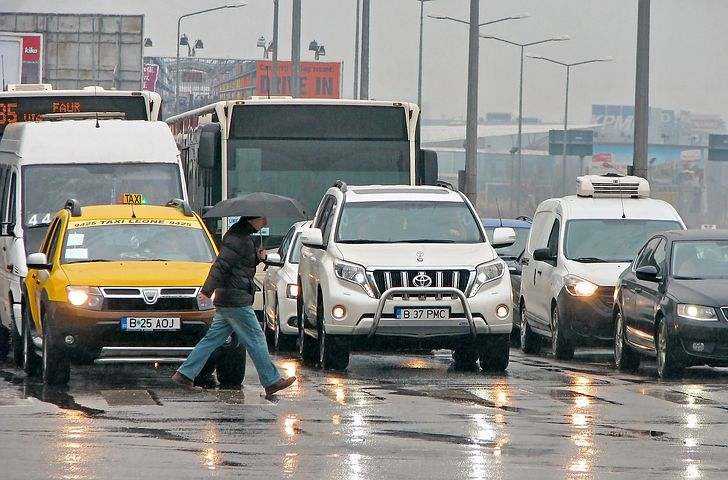
#> input picture Applied-Projects/Image-Filtering-Kernels/cars.jpg, 728 x 480 px, found by its file name
$ python image_filtering_box_vs_disk.py
#> lines starting #> are read from the running program, lines starting #| are printed output that depends on the picture; long printed decimals are rounded
#!/usr/bin/env python
# coding: utf-8

# # Image Filtering: Disk Kernel
# Dai'zjon Carney
# Implemented a disk_kernel() function based on the box_kernel() and circular_mask() functions. Modified show_imghist() to allow control over (vmin,vmax) range. Applied box_kernel() and disk_kernel() to cars.jpg.
#
#
# SUMMARY: The box kernel blurs more.Tthey look similar but the box is harder to distinguish. for the Iblur- I the box kernel is easier to see than the disc kernel. This makes sense as you would expect the difference to give an oppisite result.
#

# In[1]:


get_ipython().run_line_magic('matplotlib', 'inline')
import numpy as np

import matplotlib.image as img
import matplotlib.pyplot as plt

from skimage import io
from scipy.ndimage import convolve
from skimage.util import img_as_float32 as img_as_float


# In[2]:


def print_imginfo(I):
    print(type(I))
    print(I.shape, I.dtype)
    print('Data range:', np.min(I), 'to', np.max(I))


# In[3]:


def show_imghist(I, x=0.0, y=1.0):
    fig, ax = plt.subplots(1, 2, figsize=(10,3))

    ax[0].imshow(I, cmap='gray', vmin=x, vmax=y)
    ax[0].set_axis_off()

    ax[1].hist(I.ravel(), lw=0, bins=256);
    ax[1].set_xlim(0.0,1.0)
    ax[1].set_yticks([])


# In[4]:


# Read cars image, convert to float32
# Run print_imginfo() and show_imghist()
I1 = io.imread("../cars.jpg", as_gray=True)
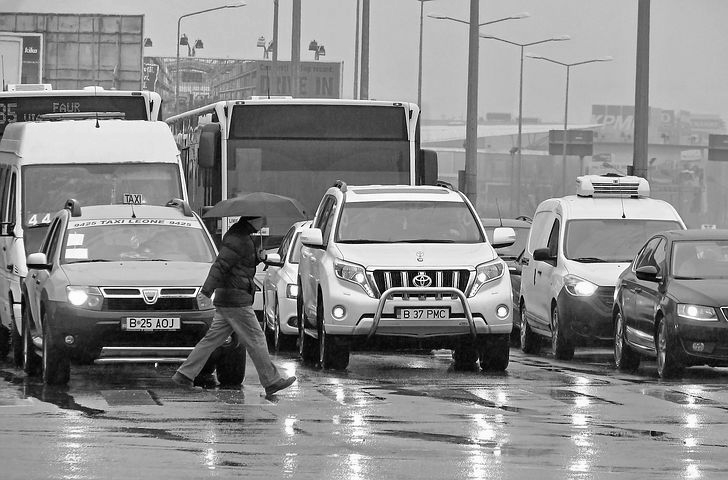
#> I1: shape (480, 728) float64; min 0, max 1, mean 0.546
I1 = img_as_float(I1)
print_imginfo(I1)
#| <class 'numpy.ndarray'>
#| (480, 728) float32
#| Data range: 0.0 to 1.0
show_imghist(I1)


# In[5]:


def box_kernel(N):
    # All coefficients equal 1 for NxN array
    # Normalize kernel by dividing sum of coefficients of array
    h = np.ones((N, N))
    h /= h.sum()
    return h


def disk_kernel(N):
    # Center coefficient equals 1
    # Off-center coefficients equal inverse distance to center
    # Normalize kernel
    n = int((N - 1) / 2)
    x, y = np.ogrid[-n:n+1, -n:n+1]
    disk = x**2 + y**2 <= n**2
    dist = np.sqrt(x**2 + y**2)
    dist[dist == 0] = 1
    h = 1 / dist
    h[~disk] = 0
    return h / np.sum(h)


# In[6]:


# Apply box_kernel(N) and disk_kernel(N) to loaded image using scipy.ndimage.convolve().
# Ultimately, use N=15 but try smaller and larger values as well to see effects thereof.
# Run print_imginfo() and show_imghist() on blurred image, say Iblur. Repeat for difference
# wrt original image, i.e., Iblur-I. Use appropriate (vmin,max) values.

#summary the box kernel blurs more. they look similar but the box is harder to distinguish. for the Iblur- I
#the box kernel is easier to see than the disc kernel. This makes sense as you would expect the difference to give
#an oppisite result

h1 = box_kernel(15)
Iblur_box = convolve(I1, h1)
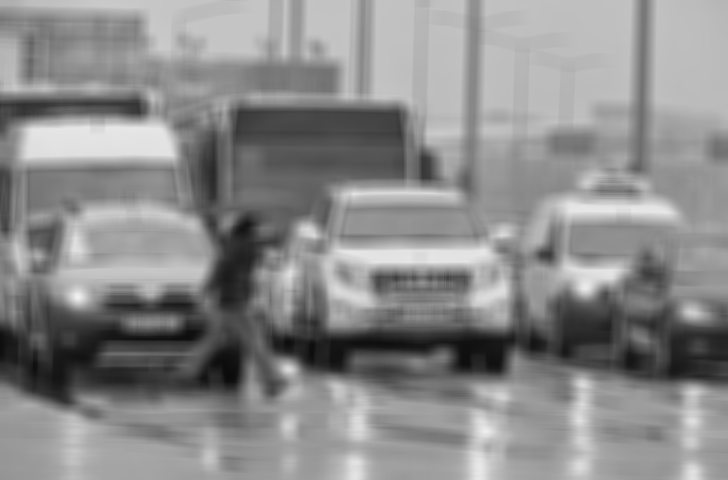
#> Iblur_box: shape (480, 728) float32; min 0.0436, max 0.946, mean 0.546
h2 = disk_kernel(15)
Iblur_disk = convolve(I1, h2)
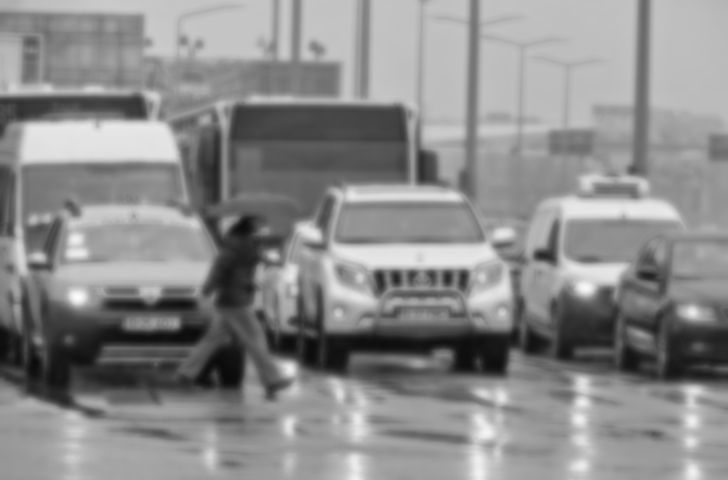
#> Iblur_disk: shape (480, 728) float32; min 0.0405, max 0.988, mean 0.546

#disk kernel
print_imginfo(Iblur_disk)
#| <class 'numpy.ndarray'>
#| (480, 728) float32
#| Data range: 0.04052 to 0.988
show_imghist(Iblur_disk, np.min(Iblur_disk), np.max(Iblur_disk))

#disk kernel - image
print_imginfo(Iblur_disk-I1)
#| <class 'numpy.ndarray'>
#| (480, 728) float32
#| Data range: -0.7469 to 0.7783
show_imghist(Iblur_disk-I1, np.min(Iblur_disk), np.max(Iblur_disk))
#> call 3 of show_imghist, with x = 0.0405, y = 0.988
#> in show_imghist (call 3), `ax[1].hist(I.ravel(), lw=0, bins=256);`:
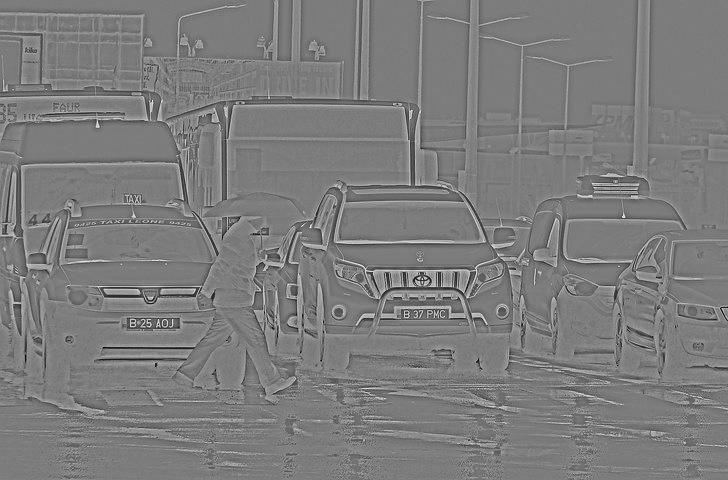
#> I: shape (480, 728) float32; min -0.747, max 0.778, mean -4.78e-11; drawn with min black and max white

#box kernel
print_imginfo(Iblur_box)
#| <class 'numpy.ndarray'>
#| (480, 728) float32
#| Data range: 0.0436 to 0.9455
show_imghist(Iblur_box, np.min(Iblur_box), np.max(Iblur_box))

#box kernel - image
print_imginfo(Iblur_box-I1)
#| <class 'numpy.ndarray'>
#| (480, 728) float32
#| Data range: -0.8569 to 0.7863
show_imghist(Iblur_box-I1, np.min(Iblur_box), np.max(Iblur_box))


# In[ ]:
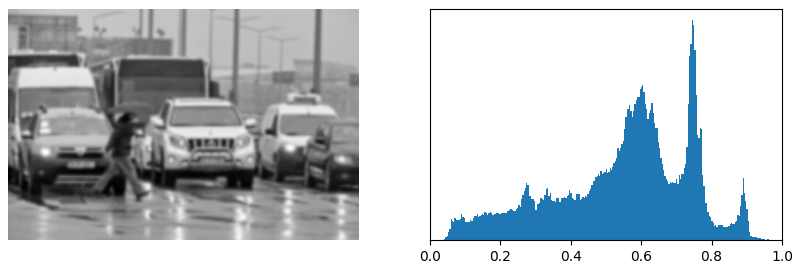
#> figure drawn by matplotlib, 2 panels
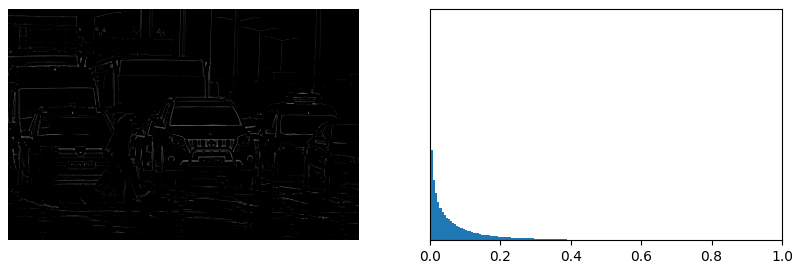
#> figure drawn by matplotlib, 2 panels
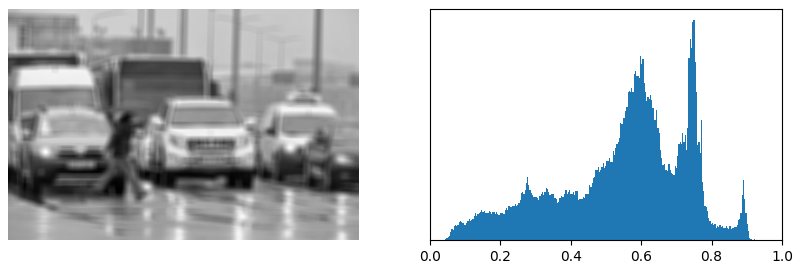
#> figure drawn by matplotlib, 2 panels
